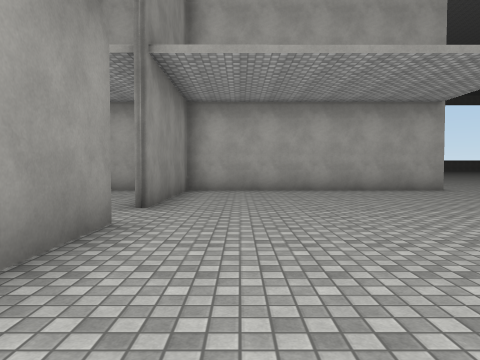
[1] (above)

17 first-person views from a walk through a scene from a Unity 3-D project. The camera is 1.3 m above the floor, tilts 2° down and sees 70° across. The floor is counted in squares, 2 m on a side. Each view is taken from the middle of a square. On the plan, view 1 faces up. The plan holds only what a view shows up to about 10 squares ahead; the rest is blank. The place goes on beyond the plan. The player character is not drawn. Surface patterns are stand-ins for the level's own textures.

[2]
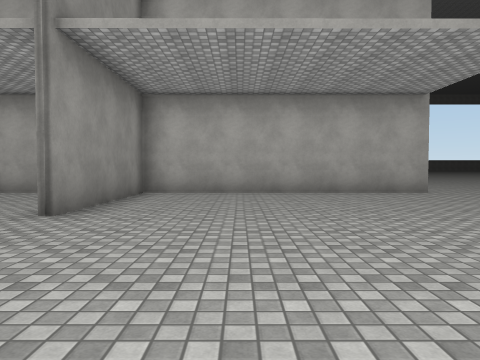

[3]
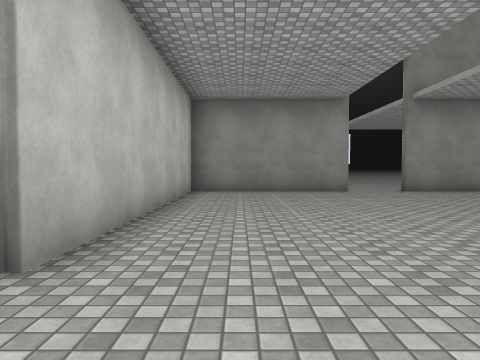

[4]
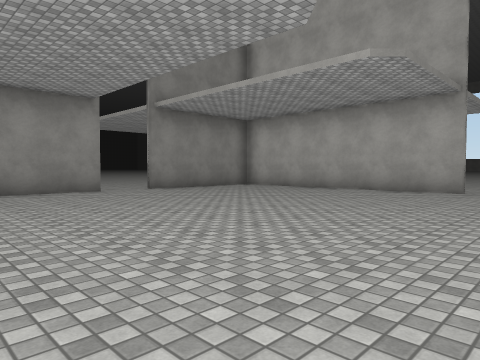

[5]
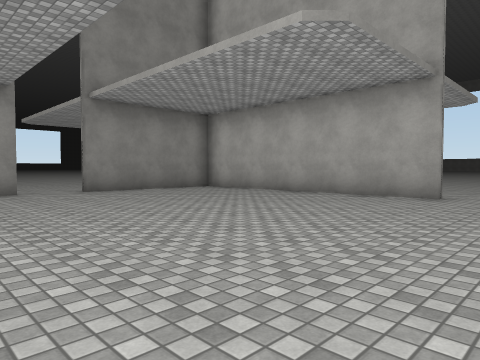

[6]
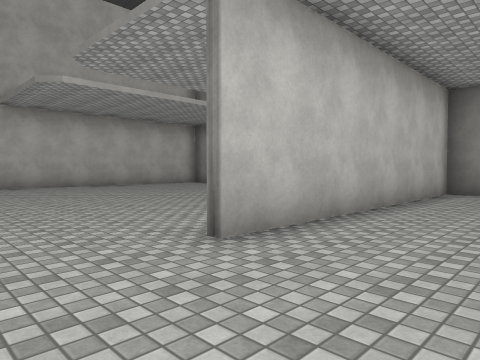

[7]
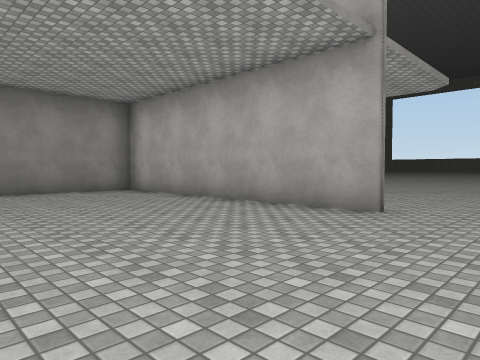

[8]
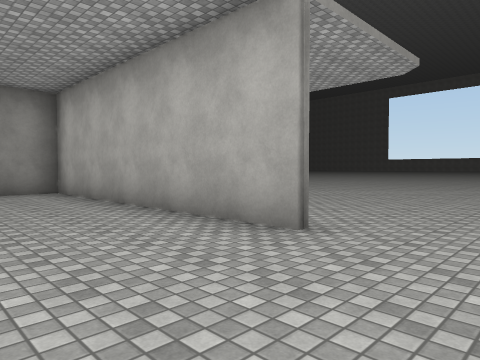

[9]
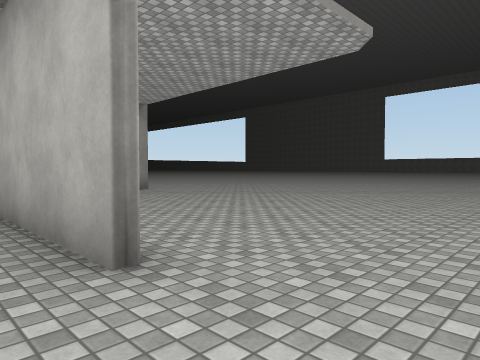

[10]
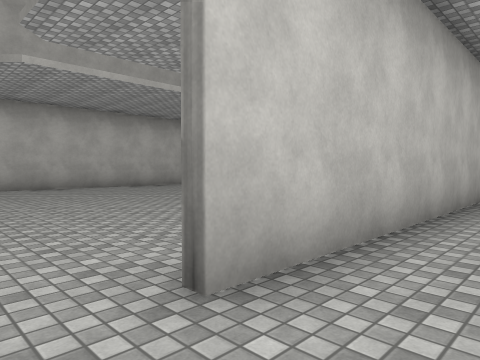

[11]
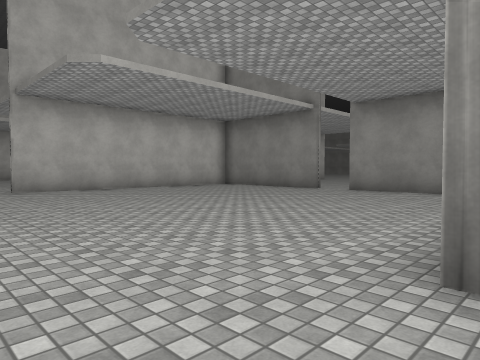

[12]
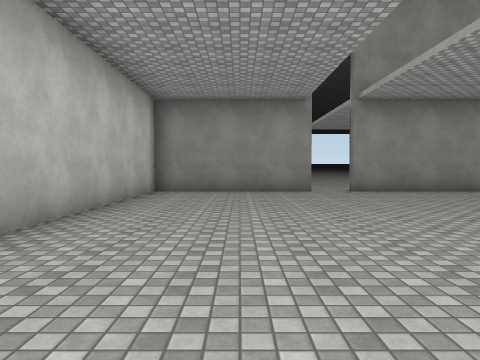

[13]
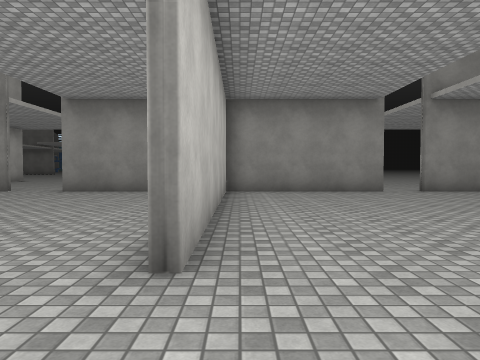

[14]
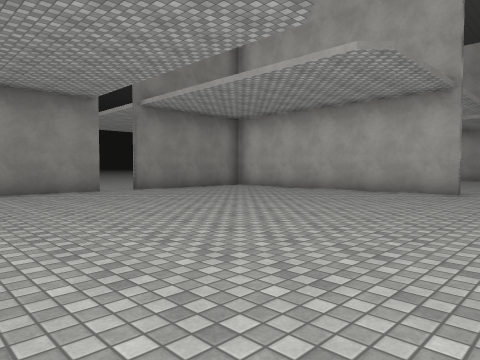

[15]
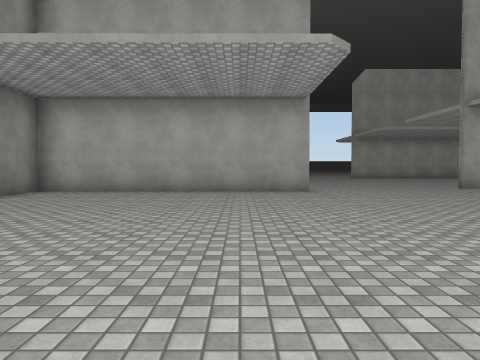

[16]
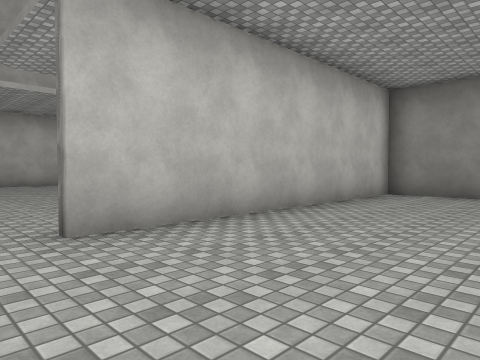

[17]
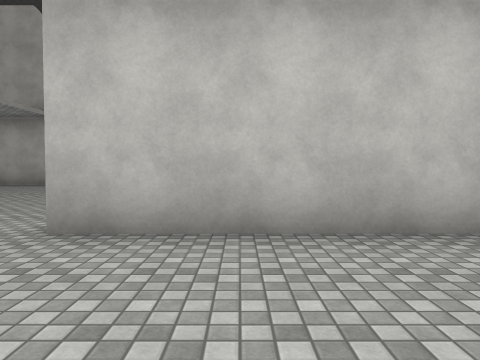

### Floor plan
Points are (right, up) in squares from view 1. A wall is a line through its corners. A room is listed if a view was taken in it or the views show most of it. See-through windows are left out.
Room 1 (views 1, 2, 3, 4, 5, 6, 7, 8, 9, 10, 11)
walls: (5.9, 9.9) (-1.5, 9.9) (-1.5, 5.5); (-1.5, 4) (-1.5, -1); (-1.5, -0.4) (6, -0.3)
ways out: opening at (7.5, -1) to room 2; opening at (-2, 5); opening at (7, 10.7)
Room 2 (views 12, 13, 14, 15, 16, 17)
walls: (-1.5, -6) (-1.6, -10.4) (6, -10.4); (-1.6, -12.5) (-1.6, -14.6); (6, -0.5) (-1.5, -0.6); (-1.5, -1) (-1.5, -5)
ways out: opening at (7.5, -1) to room 1; gap at (-2, -5.5)

Positions as (right, up) in squares from view 1, and headings:
1: (0, 0), facing up
2: (1, 1), facing up
3: (8, 1), facing left
4: (8, 0), facing up-left
5: (8, 2), facing up-left
6: (8, 2), facing down-left
7: (8, 5), facing up-left
8: (8, 7), facing up-left
9: (8, 9), facing up-left
10: (7, 1), facing down-left
11: (8, 0), facing down-left
12: (8, -8), facing left
13: (8, -10), facing left
14: (8, -10), facing up-left
15: (4, -10), facing up
16: (7, -7), facing down-left
17: (4, -7), facing down
